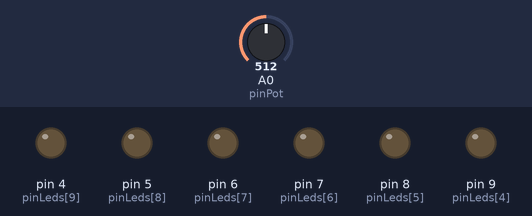
A sketch run on a simulated Arduino Uno, built with avr-gcc and run on an emulated ATmega328P. Parts: output pins drawn as LEDs (lit = HIGH). Dashed ring = blinking. The inputs (shaded band) are chosen by the test bench; at power-on: A0 (pinPot) = 512.

Above: at 1.2 s.
1.3 s: A0 (pinPot) set to 306
At 3.32 s:
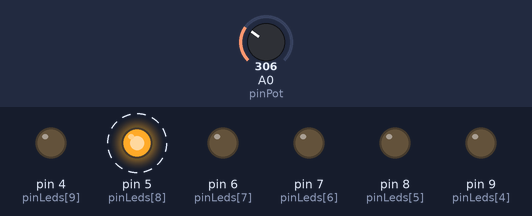
At 4.2 s:
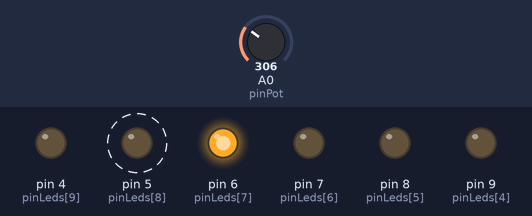
4.3 s: A0 (pinPot) set to 511
At 5.0 s:
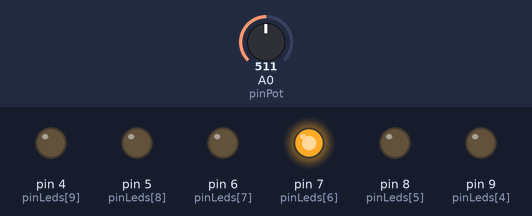
Timing chart, 0 to 12.1 s (numbered marks = the images above; inputs shaded):
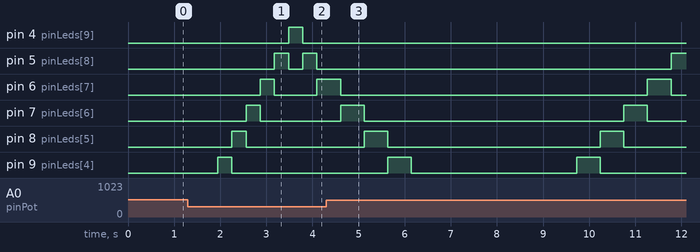

The sketch:

using_pot.ino
```cpp
const int pinLeds[] = {13,12,11,10,9,8,7,6,5,4};
const int pinPot = 0;
int ledDelay;
int direction = 1;
int currentLed = 0;
unsigned long changeTime = 0;


void setup(){
  for(auto pin:pinLeds){
    pinMode(pinLeds[pin], OUTPUT);
  }
  changeTime = millis();
  Serial.begin(9600);
}

void loop(){
  ledDelay = analogRead(pinPot);
  if((millis() - changeTime) > ledDelay){
    changeLeds();
    changeTime = millis();
  }
}

void changeLeds(){
  for(auto pin:pinLeds){
    digitalWrite(pinLeds[pin], LOW);
  }
  digitalWrite(pinLeds[currentLed], HIGH);
  currentLed += direction;
  if(currentLed == 9)
    direction = -1;
  if(currentLed == 0)
    direction = 1;

}
```

Measured:
- after the input at 1.3 s, pin 4 (pinLeds[9]): LOW → HIGH after 2.2 s, → LOW 0.31 s later; pin 5 (pinLeds[8]): alternates HIGH for 0.31 s and LOW for 0.31 s, starting after 1.9 s; pin 6 (pinLeds[7]): LOW → HIGH after 1.6 s instead of 2.8 s
- after the input at 4.3 s, pin 4 (pinLeds[9]): stays LOW (without the input it goes to HIGH after 4.7 s)
- by itself, pin 7 (pinLeds[6]): alternates HIGH for 0.51 s and LOW for 5.6 s
- by itself, pin 8 (pinLeds[5]): alternates HIGH for 0.51 s and LOW for 4.6 s
- by itself, pin 9 (pinLeds[4]): alternates HIGH for 0.51 s and LOW for 3.6 s
